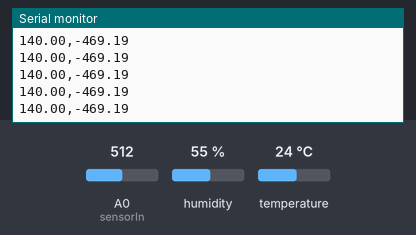
Recording of a sketch running on a simulated Arduino Uno, built with avr-gcc and run on an emulated ATmega328P. Parts: the last lines printed to the serial monitor. Inputs (shaded band) come from the test bench; at power-on: temperature 24 °C, A0 (sensorIn) = 512, humidity 55 %.

Above: at 1.2 s.
1.3 s: temperature set to 12 °C
At 2.2 s:
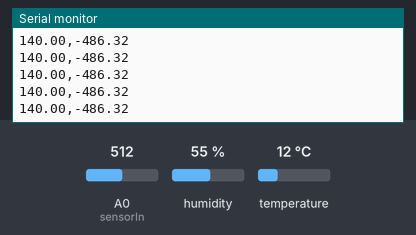
7.3 s: A0 (sensorIn) set to 716
At 8.4 s:
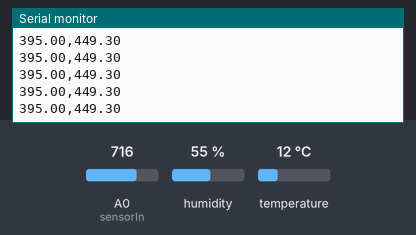
8.8 s: temperature set to 19 °C
Timing chart, 0 to 10.2 s (numbered marks = the images above; inputs shaded):
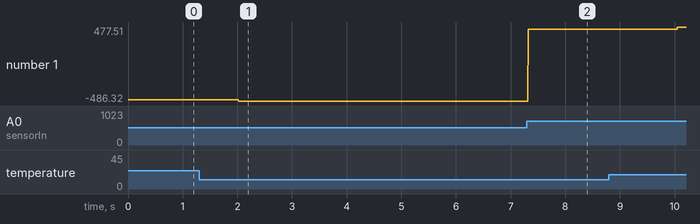

The sketch:

Code2.ino
```cpp
//Code to plot the graphs using Serial plotter

#include <LiquidCrystal.h>
#include <SPI.h>
#include <DHT.h>
#include <LiquidCrystal.h>

 #define DHTPIN 9 // The data pin of DHT11/DHT22 should be connected to the digtal pin 9 of Arduino.
 #define DHTTYPE DHT22
 DHT dht ( DHTPIN, DHTTYPE ) ;

int sensorIn = A0;


void setup() {
  // put your setup code here, to run once:
  Serial.begin(38400);
  // Set the default voltage of the reference voltage
  analogReference(DEFAULT);
   dht.begin (  ) ;
}


void loop() {
  // put your main code here, to run repeatedly:
  int sensorValue = analogRead(sensorIn);
  float hum = dht.readHumidity ( ) ;
  float Temp = dht.readTemperature ( ) ;

  float uncomp_conc=(sensorValue-400)*2000.0/1600.0;
  float comp_conc = (uncomp_conc*(0.0102*(Temp+273) + 0.76212))-1000;
  Serial.print(uncomp_conc);
  Serial.print(",");
  Serial.println(comp_conc);
}
```

Measured:
- after the input at 1.3 s, the serial monitor: prints a new line after 0.72 s (image 1)
- after the input at 7.3 s, the serial monitor: prints a new line at once (image 2)
- plotted number 1: -469.19 → -486.32 after the input at 1.3 s, -486.32 → 449.3 after the input at 7.3 s, 449.3 → 477.51 after the input at 8.8 s
